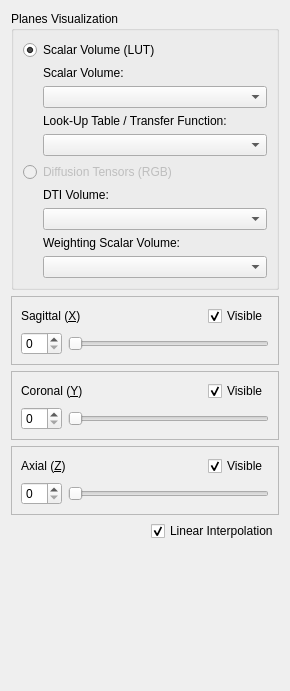
<?xml version="1.0" encoding="UTF-8"?>
<ui version="4.0">
 <class>PlanesVisualizationForm</class>
 <widget class="QWidget" name="PlanesVisualizationForm">
  <property name="geometry">
   <rect>
    <x>0</x>
    <y>0</y>
    <width>290</width>
    <height>691</height>
   </rect>
  </property>
  <property name="windowTitle">
   <string>Form</string>
  </property>
  <layout class="QVBoxLayout" name="verticalLayout_2">
   <item>
    <widget class="QGroupBox" name="mainGroup">
     <property name="title">
      <string>Planes Visualization</string>
     </property>
     <layout class="QVBoxLayout" name="verticalLayout_3">
      <item>
       <widget class="QRadioButton" name="scalarVolumeRadio">
        <property name="text">
         <string>Scalar Volume (LUT)</string>
        </property>
        <property name="checked">
         <bool>true</bool>
        </property>
       </widget>
      </item>
      <item>
       <layout class="QHBoxLayout" name="scalarVolumeHLayout">
        <item>
         <spacer name="scalarVolumeSpacer">
          <property name="orientation">
           <enum>Qt::Horizontal</enum>
          </property>
          <property name="sizeType">
           <enum>QSizePolicy::Fixed</enum>
          </property>
          <property name="sizeHint" stdset="0">
           <size>
            <width>20</width>
            <height>20</height>
           </size>
          </property>
         </spacer>
        </item>
        <item>
         <layout class="QVBoxLayout" name="scalarVolumeVLayout">
          <item>
           <widget class="QLabel" name="scalarVolumeLabel">
            <property name="text">
             <string>Scalar Volume:</string>
            </property>
           </widget>
          </item>
          <item>
           <widget class="QComboBox" name="scalarVolumeCombo">
            <property name="sizePolicy">
             <sizepolicy hsizetype="Expanding" vsizetype="Fixed">
              <horstretch>0</horstretch>
              <verstretch>0</verstretch>
             </sizepolicy>
            </property>
           </widget>
          </item>
          <item>
           <widget class="QLabel" name="lutLabel">
            <property name="text">
             <string>Look-Up Table / Transfer Function: </string>
            </property>
           </widget>
          </item>
          <item>
           <widget class="QComboBox" name="lutCombo"/>
          </item>
         </layout>
        </item>
       </layout>
      </item>
      <item>
       <widget class="QRadioButton" name="dtiRadio">
        <property name="enabled">
         <bool>false</bool>
        </property>
        <property name="text">
         <string>Diffusion Tensors (RGB)</string>
        </property>
       </widget>
      </item>
      <item>
       <layout class="QHBoxLayout" name="dtiHLayout">
        <item>
         <spacer name="dtiSpacer">
          <property name="orientation">
           <enum>Qt::Horizontal</enum>
          </property>
          <property name="sizeType">
           <enum>QSizePolicy::Fixed</enum>
          </property>
          <property name="sizeHint" stdset="0">
           <size>
            <width>20</width>
            <height>20</height>
           </size>
          </property>
         </spacer>
        </item>
        <item>
         <layout class="QVBoxLayout" name="dtiVLayout">
          <item>
           <widget class="QLabel" name="dtiVolumeLabel">
            <property name="enabled">
             <bool>true</bool>
            </property>
            <property name="text">
             <string>DTI Volume:</string>
            </property>
           </widget>
          </item>
          <item>
           <widget class="QComboBox" name="dtiVolumeCombo">
            <property name="enabled">
             <bool>true</bool>
            </property>
           </widget>
          </item>
          <item>
           <widget class="QLabel" name="dtiWeightLabel">
            <property name="enabled">
             <bool>true</bool>
            </property>
            <property name="text">
             <string>Weighting Scalar Volume: </string>
            </property>
           </widget>
          </item>
          <item>
           <widget class="QComboBox" name="dtiWeightCombo">
            <property name="enabled">
             <bool>true</bool>
            </property>
           </widget>
          </item>
         </layout>
        </item>
       </layout>
      </item>
     </layout>
    </widget>
   </item>
   <item>
    <widget class="QFrame" name="xFrame">
     <property name="frameShape">
      <enum>QFrame::StyledPanel</enum>
     </property>
     <property name="frameShadow">
      <enum>QFrame::Raised</enum>
     </property>
     <layout class="QVBoxLayout">
      <property name="spacing">
       <number>6</number>
      </property>
      <property name="margin">
       <number>9</number>
      </property>
      <item>
       <layout class="QHBoxLayout" name="xNameHLayout">
        <property name="spacing">
         <number>6</number>
        </property>
        <property name="margin">
         <number>0</number>
        </property>
        <item>
         <widget class="QLabel" name="xNameLabel">
          <property name="text">
           <string>Sagittal (&amp;X)</string>
          </property>
          <property name="buddy">
           <cstring>xPositionSpin</cstring>
          </property>
         </widget>
        </item>
        <item>
         <spacer name="xNameSpacer">
          <property name="orientation">
           <enum>Qt::Horizontal</enum>
          </property>
          <property name="sizeHint" stdset="0">
           <size>
            <width>40</width>
            <height>20</height>
           </size>
          </property>
         </spacer>
        </item>
        <item>
         <widget class="QCheckBox" name="xVisibleCheck">
          <property name="text">
           <string>Visible</string>
          </property>
          <property name="checked">
           <bool>true</bool>
          </property>
         </widget>
        </item>
       </layout>
      </item>
      <item>
       <layout class="QHBoxLayout" name="xPositionHLayout">
        <property name="spacing">
         <number>6</number>
        </property>
        <property name="margin">
         <number>0</number>
        </property>
        <item>
         <widget class="QSpinBox" name="xPositionSpin"/>
        </item>
        <item>
         <widget class="QSlider" name="xPositionSlide">
          <property name="orientation">
           <enum>Qt::Horizontal</enum>
          </property>
         </widget>
        </item>
       </layout>
      </item>
     </layout>
    </widget>
   </item>
   <item>
    <widget class="QFrame" name="yFrame">
     <property name="frameShape">
      <enum>QFrame::StyledPanel</enum>
     </property>
     <property name="frameShadow">
      <enum>QFrame::Raised</enum>
     </property>
     <layout class="QVBoxLayout">
      <property name="spacing">
       <number>6</number>
      </property>
      <property name="margin">
       <number>9</number>
      </property>
      <item>
       <layout class="QHBoxLayout" name="yNameHLayout">
        <property name="spacing">
         <number>6</number>
        </property>
        <property name="margin">
         <number>0</number>
        </property>
        <item>
         <widget class="QLabel" name="yNameLabel">
          <property name="text">
           <string>Coronal (&amp;Y)</string>
          </property>
          <property name="buddy">
           <cstring>yPositionSpin</cstring>
          </property>
         </widget>
        </item>
        <item>
         <spacer name="yNameSpacer">
          <property name="orientation">
           <enum>Qt::Horizontal</enum>
          </property>
          <property name="sizeHint" stdset="0">
           <size>
            <width>40</width>
            <height>20</height>
           </size>
          </property>
         </spacer>
        </item>
        <item>
         <widget class="QCheckBox" name="yVisibleCheck">
          <property name="text">
           <string>Visible</string>
          </property>
          <property name="checked">
           <bool>true</bool>
          </property>
         </widget>
        </item>
       </layout>
      </item>
      <item>
       <layout class="QHBoxLayout" name="yPositionHLayout">
        <property name="spacing">
         <number>6</number>
        </property>
        <property name="margin">
         <number>0</number>
        </property>
        <item>
         <widget class="QSpinBox" name="yPositionSpin"/>
        </item>
        <item>
         <widget class="QSlider" name="yPositionSlide">
          <property name="orientation">
           <enum>Qt::Horizontal</enum>
          </property>
         </widget>
        </item>
       </layout>
      </item>
     </layout>
    </widget>
   </item>
   <item>
    <widget class="QFrame" name="zFrame">
     <property name="frameShape">
      <enum>QFrame::StyledPanel</enum>
     </property>
     <property name="frameShadow">
      <enum>QFrame::Raised</enum>
     </property>
     <layout class="QVBoxLayout">
      <property name="spacing">
       <number>6</number>
      </property>
      <property name="margin">
       <number>9</number>
      </property>
      <item>
       <layout class="QHBoxLayout" name="zNameHLayout">
        <property name="spacing">
         <number>6</number>
        </property>
        <property name="margin">
         <number>0</number>
        </property>
        <item>
         <widget class="QLabel" name="zNameLabel">
          <property name="text">
           <string>Axial (&amp;Z)</string>
          </property>
          <property name="buddy">
           <cstring>zPositionSpin</cstring>
          </property>
         </widget>
        </item>
        <item>
         <spacer name="zNameSpacer">
          <property name="orientation">
           <enum>Qt::Horizontal</enum>
          </property>
          <property name="sizeHint" stdset="0">
           <size>
            <width>40</width>
            <height>20</height>
           </size>
          </property>
         </spacer>
        </item>
        <item>
         <widget class="QCheckBox" name="zVisibleCheck">
          <property name="text">
           <string>Visible</string>
          </property>
          <property name="checked">
           <bool>true</bool>
          </property>
         </widget>
        </item>
       </layout>
      </item>
      <item>
       <layout class="QHBoxLayout" name="zPositionHLayout">
        <property name="spacing">
         <number>6</number>
        </property>
        <property name="margin">
         <number>0</number>
        </property>
        <item>
         <widget class="QSpinBox" name="zPositionSpin"/>
        </item>
        <item>
         <widget class="QSlider" name="zPositionSlide">
          <property name="orientation">
           <enum>Qt::Horizontal</enum>
          </property>
         </widget>
        </item>
       </layout>
      </item>
     </layout>
    </widget>
   </item>
   <item>
    <layout class="QHBoxLayout" name="interpolationHLayout">
     <item>
      <spacer name="interpolationSpacer">
       <property name="orientation">
        <enum>Qt::Horizontal</enum>
       </property>
       <property name="sizeHint" stdset="0">
        <size>
         <width>40</width>
         <height>20</height>
        </size>
       </property>
      </spacer>
     </item>
     <item>
      <widget class="QCheckBox" name="interpolationCheck">
       <property name="text">
        <string>Linear Interpolation</string>
       </property>
       <property name="checked">
        <bool>true</bool>
       </property>
      </widget>
     </item>
    </layout>
   </item>
   <item>
    <spacer name="mainSpacer">
     <property name="orientation">
      <enum>Qt::Vertical</enum>
     </property>
     <property name="sizeHint" stdset="0">
      <size>
       <width>20</width>
       <height>40</height>
      </size>
     </property>
    </spacer>
   </item>
  </layout>
 </widget>
 <resources/>
 <connections>
  <connection>
   <sender>xPositionSpin</sender>
   <signal>valueChanged(int)</signal>
   <receiver>xPositionSlide</receiver>
   <slot>setValue(int)</slot>
   <hints>
    <hint type="sourcelabel">
     <x>62</x>
     <y>120</y>
    </hint>
    <hint type="destinationlabel">
     <x>106</x>
     <y>123</y>
    </hint>
   </hints>
  </connection>
  <connection>
   <sender>xPositionSlide</sender>
   <signal>valueChanged(int)</signal>
   <receiver>xPositionSpin</receiver>
   <slot>setValue(int)</slot>
   <hints>
    <hint type="sourcelabel">
     <x>198</x>
     <y>123</y>
    </hint>
    <hint type="destinationlabel">
     <x>67</x>
     <y>110</y>
    </hint>
   </hints>
  </connection>
  <connection>
   <sender>yPositionSlide</sender>
   <signal>valueChanged(int)</signal>
   <receiver>yPositionSpin</receiver>
   <slot>setValue(int)</slot>
   <hints>
    <hint type="sourcelabel">
     <x>203</x>
     <y>208</y>
    </hint>
    <hint type="destinationlabel">
     <x>78</x>
     <y>209</y>
    </hint>
   </hints>
  </connection>
  <connection>
   <sender>yPositionSpin</sender>
   <signal>valueChanged(int)</signal>
   <receiver>yPositionSlide</receiver>
   <slot>setValue(int)</slot>
   <hints>
    <hint type="sourcelabel">
     <x>84</x>
     <y>211</y>
    </hint>
    <hint type="destinationlabel">
     <x>222</x>
     <y>204</y>
    </hint>
   </hints>
  </connection>
  <connection>
   <sender>zPositionSpin</sender>
   <signal>valueChanged(int)</signal>
   <receiver>zPositionSlide</receiver>
   <slot>setValue(int)</slot>
   <hints>
    <hint type="sourcelabel">
     <x>84</x>
     <y>294</y>
    </hint>
    <hint type="destinationlabel">
     <x>196</x>
     <y>291</y>
    </hint>
   </hints>
  </connection>
  <connection>
   <sender>zPositionSlide</sender>
   <signal>valueChanged(int)</signal>
   <receiver>zPositionSpin</receiver>
   <slot>setValue(int)</slot>
   <hints>
    <hint type="sourcelabel">
     <x>340</x>
     <y>291</y>
    </hint>
    <hint type="destinationlabel">
     <x>52</x>
     <y>290</y>
    </hint>
   </hints>
  </connection>
 </connections>
</ui>
